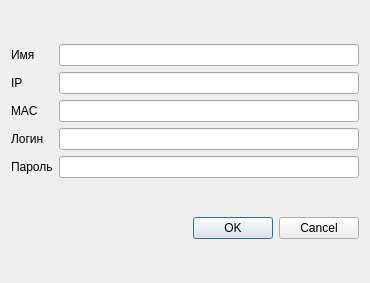
<?xml version="1.0" encoding="UTF-8"?>
<ui version="4.0">
 <class>SettingItem</class>
 <widget class="QDialog" name="SettingItem">
  <property name="geometry">
   <rect>
    <x>0</x>
    <y>0</y>
    <width>370</width>
    <height>283</height>
   </rect>
  </property>
  <property name="windowTitle">
   <string>Dialog</string>
  </property>
  <layout class="QGridLayout" name="gridLayout_2">
   <item row="0" column="0">
    <layout class="QGridLayout" name="gridLayout">
     <item row="3" column="0">
      <widget class="QLabel" name="loginIedLabel">
       <property name="text">
        <string>Логин</string>
       </property>
      </widget>
     </item>
     <item row="2" column="0">
      <widget class="QLabel" name="macIedLabel">
       <property name="text">
        <string>MAC</string>
       </property>
      </widget>
     </item>
     <item row="1" column="0">
      <widget class="QLabel" name="ipIedLabel">
       <property name="text">
        <string>IP</string>
       </property>
      </widget>
     </item>
     <item row="4" column="0">
      <widget class="QLabel" name="passwordIedLabel">
       <property name="text">
        <string>Пароль</string>
       </property>
      </widget>
     </item>
     <item row="0" column="0">
      <widget class="QLabel" name="nameIedLabel">
       <property name="text">
        <string>Имя</string>
       </property>
      </widget>
     </item>
     <item row="0" column="1">
      <widget class="QLineEdit" name="nameIed"/>
     </item>
     <item row="1" column="1">
      <widget class="QLineEdit" name="ipIed"/>
     </item>
     <item row="2" column="1">
      <widget class="QLineEdit" name="macIed"/>
     </item>
     <item row="3" column="1">
      <widget class="QLineEdit" name="loginIed"/>
     </item>
     <item row="4" column="1">
      <widget class="QLineEdit" name="passwordIed">
       <property name="echoMode">
        <enum>QLineEdit::Password</enum>
       </property>
      </widget>
     </item>
    </layout>
   </item>
   <item row="1" column="0">
    <widget class="QDialogButtonBox" name="buttonBox">
     <property name="orientation">
      <enum>Qt::Horizontal</enum>
     </property>
     <property name="standardButtons">
      <set>QDialogButtonBox::Cancel|QDialogButtonBox::Ok</set>
     </property>
    </widget>
   </item>
  </layout>
 </widget>
 <resources/>
 <connections>
  <connection>
   <sender>buttonBox</sender>
   <signal>accepted()</signal>
   <receiver>SettingItem</receiver>
   <slot>accept()</slot>
   <hints>
    <hint type="sourcelabel">
     <x>248</x>
     <y>254</y>
    </hint>
    <hint type="destinationlabel">
     <x>157</x>
     <y>274</y>
    </hint>
   </hints>
  </connection>
  <connection>
   <sender>buttonBox</sender>
   <signal>rejected()</signal>
   <receiver>SettingItem</receiver>
   <slot>reject()</slot>
   <hints>
    <hint type="sourcelabel">
     <x>316</x>
     <y>260</y>
    </hint>
    <hint type="destinationlabel">
     <x>286</x>
     <y>274</y>
    </hint>
   </hints>
  </connection>
 </connections>
</ui>
